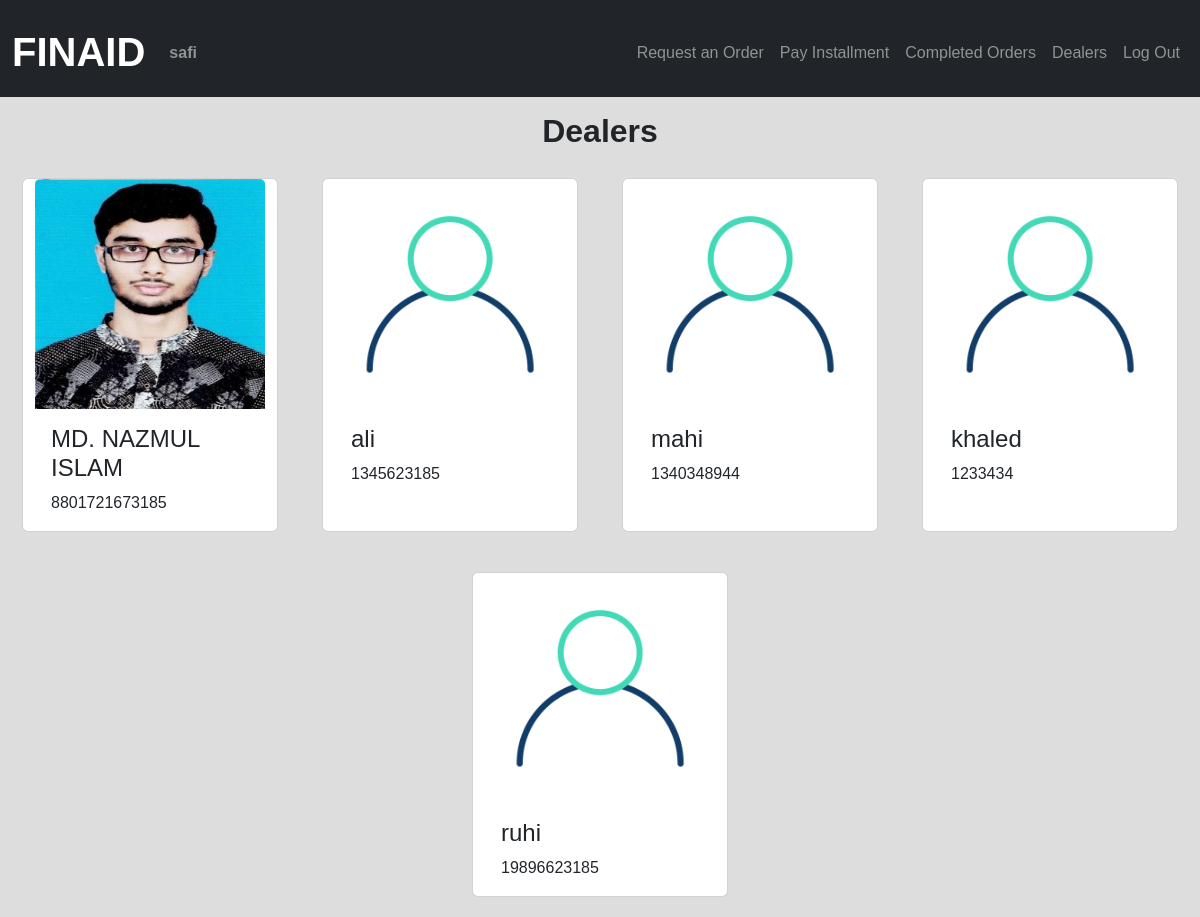
The page /dealers (signed in) on the database its author committed.
### finaidbd/models.py (models this page shows, shortened)
class User(AbstractUser):
    pass

class Deal_officer(models.Model):
    name = models.CharField(max_length=64)
    mobile = models.IntegerField()
    pic = models.ImageField(upload_to='images/', blank=True, null=True)

### finaidbd/views.py (the view)
# urls.py: path("dealers", views.dealers, name="dealers"),
@login_required
def dealers(request):
    delr = Deal_officer.objects.all()
    return render(request, 'finaidbd/dealers.html', {
        "dealers": delr
    })

### finaidbd/templates/finaidbd/dealers.html
{% extends "finaidbd/layout.html" %}
{% block body %}
<div class="h2">
    <h2><b>Dealers</b></h2>
</div>
    <div class="row mx-auto">
        {% for bid in dealers %}
                    <div class="card mx-auto" style="width: 16rem; margin: 20px;">
                        {% if bid.pic %}
                            <img class="card-img-top" src="{{ bid.pic.url }}">
                        {% else %}
                            <img class="card-img-top" src="static/finaidbd/face.png">
                        {% endif %}
                        <div class="card-body">
                            <h4 class="card-title">{{ bid.name }}</h4>
                            <p class="card-text">{{ bid.mobile }}</p>
                        </div>
                    </div>
            {% empty %}
                <li>No dealers yet</li>
        {% endfor %}
    </div>
{% endblock %}

### finaidbd/templates/finaidbd/layout.html (shortened to what this page needs)
{% load static %}
<!DOCTYPE html>
<html>
    <head>
        <link rel="stylesheet" href="https://stackpath.bootstrapcdn.com/bootstrap/4.4.1/css/bootstrap.min.css">
        <link href="https://cdn.jsdelivr.net/npm/bootstrap@5.3.3/dist/css/bootstrap.min.css" rel="stylesheet">
        <link rel="stylesheet" type="text/css" href="{% static 'finaidbd/styles.css' %}">
        <link rel="stylesheet" href="https://cdn.jsdelivr.net/npm/bootstrap-icons@1.10.5/font/bootstrap-icons.css">
    </head>
    <body>
        <nav class="bg-dark navbar navbar-expand-md navbar-dark">
            <div class="container-fluid">
                <a class="navbar-brand" href="{% url 'index' %}"><h1 class="h1">FINAID</h1></a>
                <div class="collapse navbar-collapse" id="navbar">
                    <ul class="navbar-nav me-auto mt-2">
                        {% if user.is_authenticated %}
                            <li class="nav-item">
                                <a class="nav-link" href="#" id="pro"><strong>{{ user.username }}</strong></a>
                            </li>
                        {% endif %}
                    </ul>
                    <ul class="navbar-nav ms-auto mt-2">
                        {% if user.is_authenticated and not user.is_superuser %}
                            <li class="nav-item">
                                <a class="nav-link" href="{% url 'order' %}">Request an Order</a>
                            </li>
                            <li class="nav-item">
                                <a class="nav-link" href="{% url 'pay_inst' %}">Pay Installment</a>
                            </li>
                        {% endif %}
                        {% if user.is_authenticated %}
                            <li class="nav-item">
                                <a class="nav-link" href="{% url 'paid' %}">Completed Orders</a>
                            </li>
                            <li class="nav-item">
                                <a class="nav-link" href="{% url 'dealers' %}">Dealers</a>
                            </li>
                            <li class="nav-item">
                                <a class="nav-link" href="{% url 'logout' %}">Log Out</a>
                            </li>
                        {% endif %}
                    </ul>
                </div>
            </div>
        </nav>
        <div class="body">
            {% block body %}
            {% endblock %}
        </div>
    </body>
</html>

### finaidbd/static/finaidbd/styles.css (style rules this page uses)
* { box-sizing: border-box; }
body { margin: 0; font-family: Arial, sans-serif; background-color: #dddddd; }
.h1 { padding-top: 15px; font-weight: bold; }
.h2 { padding-top: 15px; text-align:center; }
a { color: black; text-decoration: none; }

### rows shown on the page
User: username "safi"
Deal_officer: pic (picture), name "MD. NAZMUL ISLAM", mobile "8801721673185"
Deal_officer: name "ali", mobile "1345623185"
Deal_officer: name "mahi", mobile "1340348944"
Deal_officer: name "khaled", mobile "1233434"
Deal_officer: name "ruhi", mobile "19896623185"
